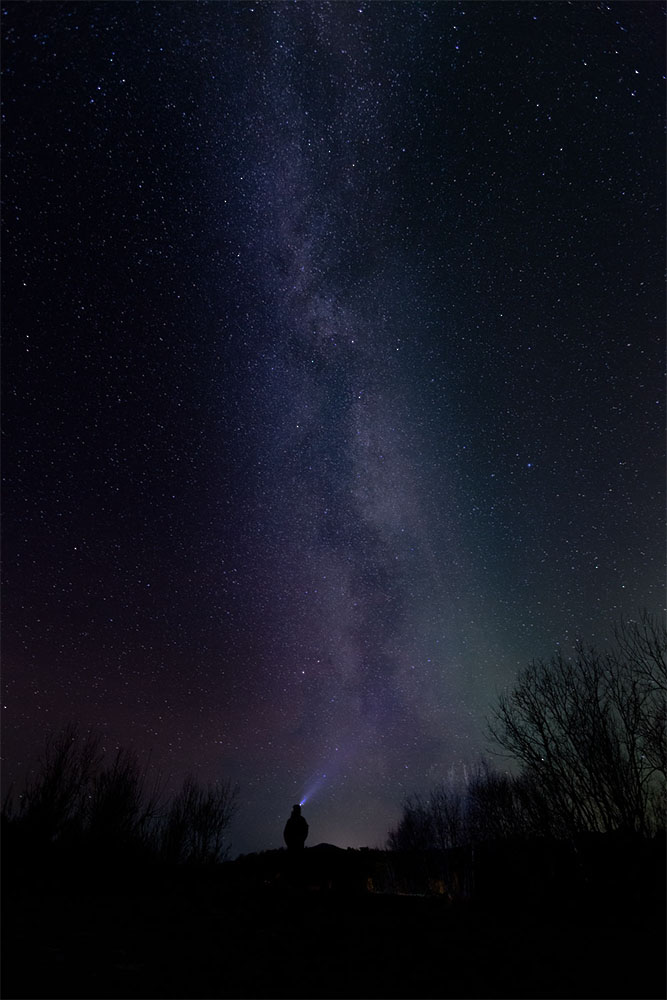
#> input picture 3.Convolution_NN/8.1_Image Enhancement and Filtering/data/images/night-sky.jpg, 667 x 1000 px
$ python CLAHE.py
#> lines starting #> are read from the running program, lines starting #| are printed output that depends on the picture
import cv2
import numpy as np
from dataPath import DATA_PATH

# Read color image
filename = DATA_PATH+"images/night-sky.jpg"
im = cv2.imread(filename)
#> im is the input picture: shape (1000, 667, 3); mean B, G, R 30.8, 20.2, 18.7

# Convert to HSV
imhsv = cv2.cvtColor(im, cv2.COLOR_BGR2HSV)
#> imhsv: shape (1000, 667, 3); mean H, S, V 97.2, 104.6, 30.8
imhsvCLAHE = imhsv.copy()

# Perform histogram equalization only on the V channel
imhsv[:,:,2] = cv2.equalizeHist(imhsv[:,:,2])
#> imhsv: shape (1000, 667, 3); mean H, S, V 97.2, 104.6, 119.9

clahe = cv2.createCLAHE(clipLimit=2.0, tileGridSize=(8,8))
imhsvCLAHE[:,:,2] = clahe.apply(imhsvCLAHE[:,:,2])
#> imhsvCLAHE: shape (1000, 667, 3); mean H, S, V 97.2, 104.6, 50

# Convert back to BGR format
imEq = cv2.cvtColor(imhsv, cv2.COLOR_HSV2BGR)
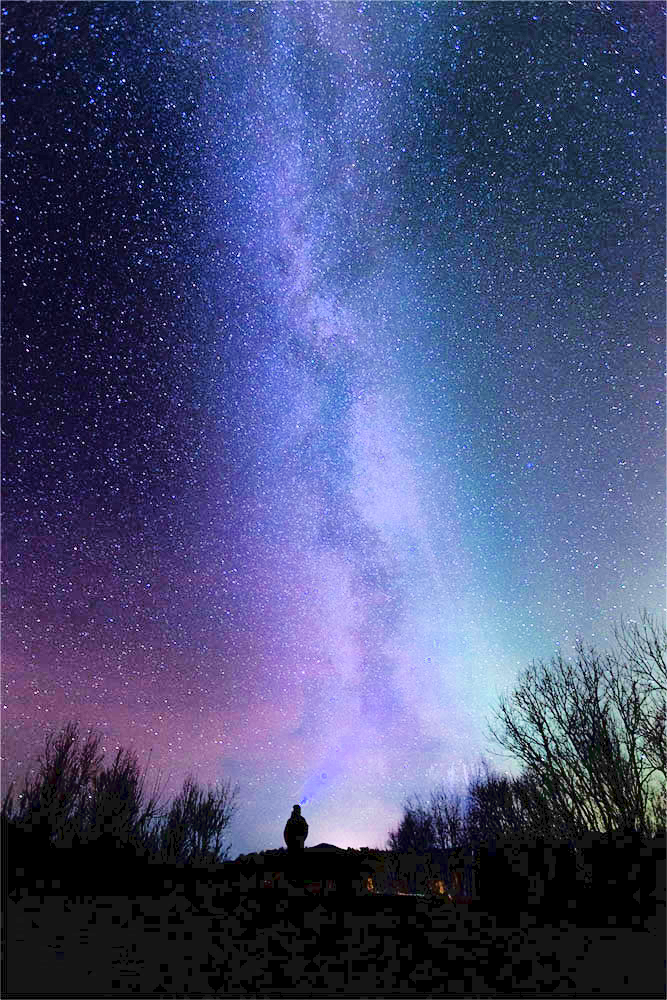
#> imEq: shape (1000, 667, 3); mean B, G, R 119.7, 78.1, 72
imEqCLAHE = cv2.cvtColor(imhsvCLAHE, cv2.COLOR_HSV2BGR)
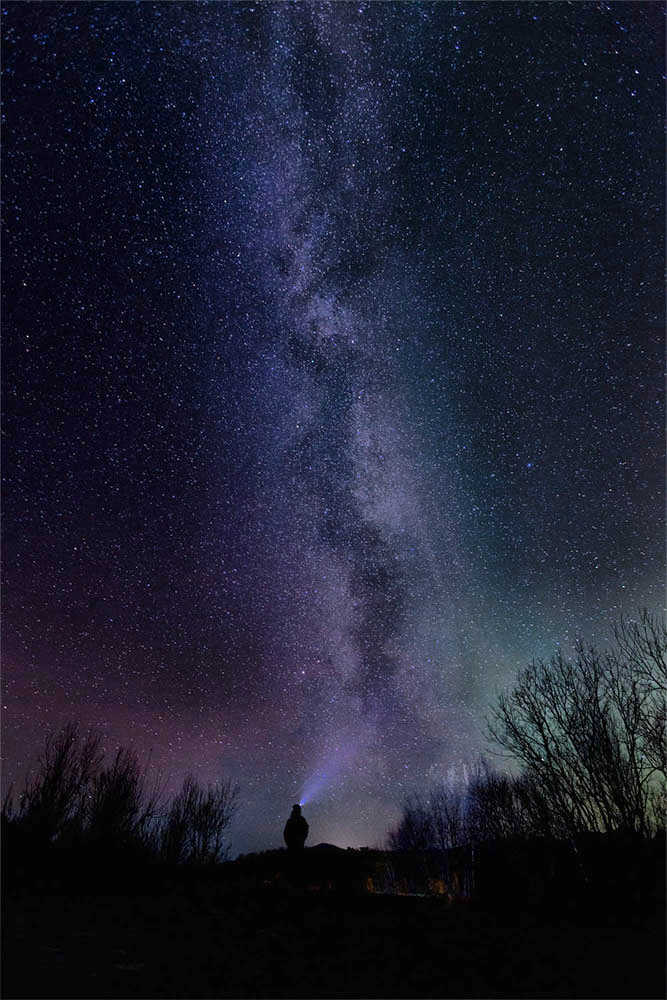
#> imEqCLAHE: shape (1000, 667, 3); mean B, G, R 49.8, 32.7, 30.4

cv2.imshow("Original Image", im)
cv2.imshow("Histogram Equalized",imEq)
cv2.imshow("CLAHE", imEqCLAHE)
cv2.waitKey(0)
